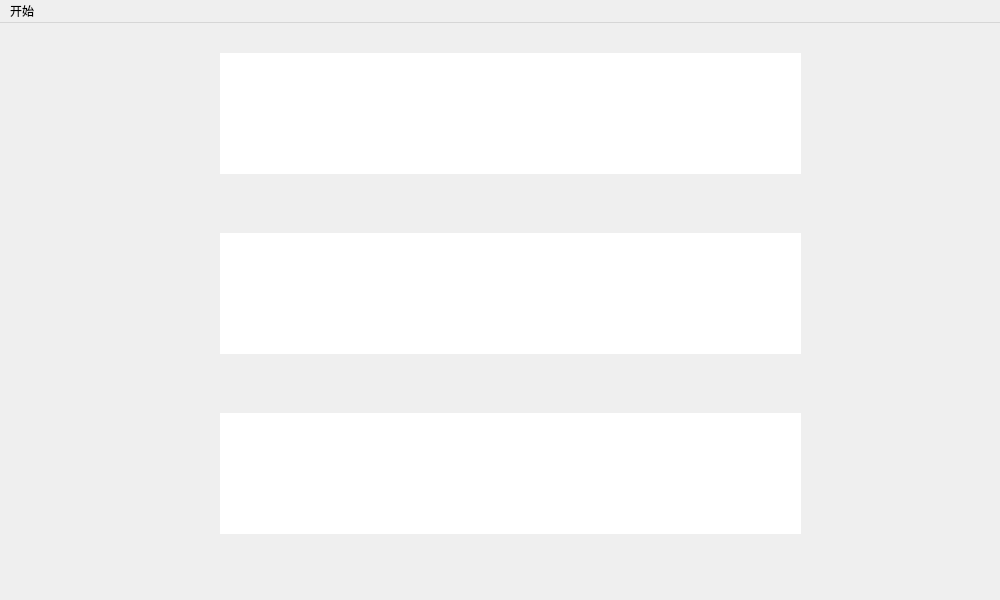
<?xml version="1.0" encoding="UTF-8"?>
<ui version="4.0">
 <class>loadselect</class>
 <widget class="QMainWindow" name="loadselect">
  <property name="windowModality">
   <enum>Qt::NonModal</enum>
  </property>
  <property name="geometry">
   <rect>
    <x>0</x>
    <y>0</y>
    <width>1000</width>
    <height>600</height>
   </rect>
  </property>
  <property name="windowTitle">
   <string>MainWindow</string>
  </property>
  <widget class="QWidget" name="centralwidget">
   <widget class="QTextEdit" name="textEdit1">
    <property name="geometry">
     <rect>
      <x>220</x>
      <y>30</y>
      <width>581</width>
      <height>121</height>
     </rect>
    </property>
    <property name="sizePolicy">
     <sizepolicy hsizetype="Fixed" vsizetype="Fixed">
      <horstretch>0</horstretch>
      <verstretch>0</verstretch>
     </sizepolicy>
    </property>
    <property name="focusPolicy">
     <enum>Qt::StrongFocus</enum>
    </property>
    <property name="contextMenuPolicy">
     <enum>Qt::DefaultContextMenu</enum>
    </property>
    <property name="layoutDirection">
     <enum>Qt::LeftToRight</enum>
    </property>
    <property name="frameShape">
     <enum>QFrame::NoFrame</enum>
    </property>
    <property name="frameShadow">
     <enum>QFrame::Plain</enum>
    </property>
    <property name="readOnly">
     <bool>true</bool>
    </property>
   </widget>
   <widget class="QTextEdit" name="textEdit2">
    <property name="geometry">
     <rect>
      <x>220</x>
      <y>210</y>
      <width>581</width>
      <height>121</height>
     </rect>
    </property>
    <property name="sizePolicy">
     <sizepolicy hsizetype="Fixed" vsizetype="Fixed">
      <horstretch>0</horstretch>
      <verstretch>0</verstretch>
     </sizepolicy>
    </property>
    <property name="focusPolicy">
     <enum>Qt::StrongFocus</enum>
    </property>
    <property name="contextMenuPolicy">
     <enum>Qt::DefaultContextMenu</enum>
    </property>
    <property name="layoutDirection">
     <enum>Qt::LeftToRight</enum>
    </property>
    <property name="styleSheet">
     <string notr="true">font: 16pt &quot;楷体&quot;;
font: 16pt &quot;Copperplate Gothic Bold&quot;;</string>
    </property>
    <property name="frameShape">
     <enum>QFrame::NoFrame</enum>
    </property>
    <property name="frameShadow">
     <enum>QFrame::Plain</enum>
    </property>
    <property name="readOnly">
     <bool>true</bool>
    </property>
   </widget>
   <widget class="QTextEdit" name="textEdit3">
    <property name="geometry">
     <rect>
      <x>220</x>
      <y>390</y>
      <width>581</width>
      <height>121</height>
     </rect>
    </property>
    <property name="sizePolicy">
     <sizepolicy hsizetype="Fixed" vsizetype="Fixed">
      <horstretch>0</horstretch>
      <verstretch>0</verstretch>
     </sizepolicy>
    </property>
    <property name="focusPolicy">
     <enum>Qt::StrongFocus</enum>
    </property>
    <property name="contextMenuPolicy">
     <enum>Qt::DefaultContextMenu</enum>
    </property>
    <property name="layoutDirection">
     <enum>Qt::LeftToRight</enum>
    </property>
    <property name="styleSheet">
     <string notr="true">font: 16pt &quot;楷体&quot;;
font: 16pt &quot;Copperplate Gothic Bold&quot;;</string>
    </property>
    <property name="frameShape">
     <enum>QFrame::NoFrame</enum>
    </property>
    <property name="frameShadow">
     <enum>QFrame::Plain</enum>
    </property>
    <property name="readOnly">
     <bool>true</bool>
    </property>
   </widget>
  </widget>
  <widget class="QMenuBar" name="menubar">
   <property name="geometry">
    <rect>
     <x>0</x>
     <y>0</y>
     <width>1000</width>
     <height>26</height>
    </rect>
   </property>
   <widget class="QMenu" name="menu">
    <property name="title">
     <string>开始</string>
    </property>
    <addaction name="actionexit"/>
   </widget>
   <addaction name="menu"/>
  </widget>
  <action name="actionexit">
   <property name="text">
    <string>退出</string>
   </property>
  </action>
 </widget>
 <resources/>
 <connections/>
</ui>
